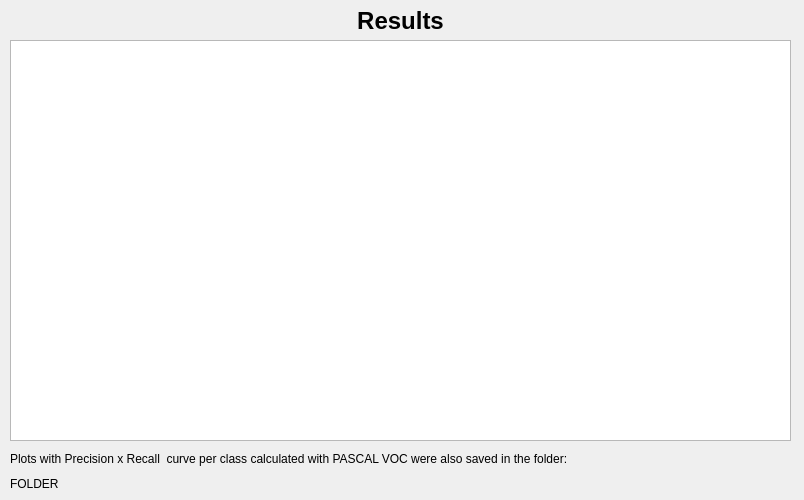
<?xml version="1.0" encoding="UTF-8"?>
<ui version="4.0">
 <class>Form_results</class>
 <widget class="QWidget" name="Form_results">
  <property name="windowModality">
   <enum>Qt::ApplicationModal</enum>
  </property>
  <property name="geometry">
   <rect>
    <x>0</x>
    <y>0</y>
    <width>804</width>
    <height>500</height>
   </rect>
  </property>
  <property name="sizePolicy">
   <sizepolicy hsizetype="Fixed" vsizetype="Fixed">
    <horstretch>0</horstretch>
    <verstretch>0</verstretch>
   </sizepolicy>
  </property>
  <property name="minimumSize">
   <size>
    <width>804</width>
    <height>500</height>
   </size>
  </property>
  <property name="maximumSize">
   <size>
    <width>804</width>
    <height>500</height>
   </size>
  </property>
  <property name="windowTitle">
   <string>Results</string>
  </property>
  <widget class="QLabel" name="lbl_groundtruth_dir_23">
   <property name="geometry">
    <rect>
     <x>10</x>
     <y>10</y>
     <width>781</width>
     <height>21</height>
    </rect>
   </property>
   <property name="font">
    <font>
     <pointsize>18</pointsize>
     <weight>75</weight>
     <bold>true</bold>
    </font>
   </property>
   <property name="text">
    <string>Results</string>
   </property>
   <property name="alignment">
    <set>Qt::AlignCenter</set>
   </property>
  </widget>
  <widget class="QTextBrowser" name="txb_results">
   <property name="geometry">
    <rect>
     <x>10</x>
     <y>40</y>
     <width>781</width>
     <height>401</height>
    </rect>
   </property>
   <property name="readOnly">
    <bool>true</bool>
   </property>
   <property name="html">
    <string>&lt;!DOCTYPE HTML PUBLIC &quot;-//W3C//DTD HTML 4.0//EN&quot; &quot;http://www.w3.org/TR/REC-html40/strict.dtd&quot;&gt;
&lt;html&gt;&lt;head&gt;&lt;meta name=&quot;qrichtext&quot; content=&quot;1&quot; /&gt;&lt;style type=&quot;text/css&quot;&gt;
p, li { white-space: pre-wrap; }
&lt;/style&gt;&lt;/head&gt;&lt;body style=&quot; font-family:'Ubuntu'; font-size:11pt; font-weight:400; font-style:normal;&quot;&gt;
&lt;p style=&quot;-qt-paragraph-type:empty; margin-top:0px; margin-bottom:0px; margin-left:0px; margin-right:0px; -qt-block-indent:0; text-indent:0px;&quot;&gt;&lt;br /&gt;&lt;/p&gt;&lt;/body&gt;&lt;/html&gt;</string>
   </property>
  </widget>
  <widget class="QLabel" name="lbl_groundtruth_dir_4">
   <property name="geometry">
    <rect>
     <x>10</x>
     <y>450</y>
     <width>781</width>
     <height>17</height>
    </rect>
   </property>
   <property name="text">
    <string>Plots with Precision x Recall  curve per class calculated with PASCAL VOC were also saved in the folder: </string>
   </property>
  </widget>
  <widget class="QLabel" name="lbl_folder_output">
   <property name="geometry">
    <rect>
     <x>10</x>
     <y>475</y>
     <width>781</width>
     <height>17</height>
    </rect>
   </property>
   <property name="text">
    <string>FOLDER</string>
   </property>
  </widget>
 </widget>
 <resources/>
 <connections/>
</ui>
